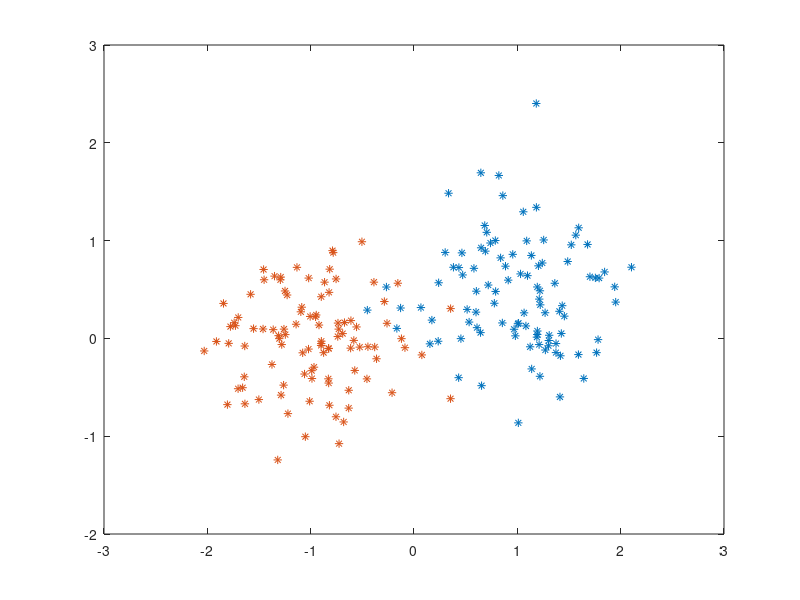

MATLAB code for this plot:
%generate data
classA(1,:) = randn(1,100).* 0.5 + 1.0;
classA(2,:) = randn(1,100).* 0.5 + 0.5;
classB(1,:) = randn(1,100).* 0.5 - 1.0;
classB(2,:) = randn(1,100).* 0.5 + 0.0;


global patterns targets
patterns = [classA, classB];
targets = [ones(1,100), ones(1,100) * (-1)];

permute = randperm(200);
patterns = patterns(:,permute);
targets = targets(:,permute);

plot(patterns(1, find(targets>0)), patterns(2,find(targets>0)),'*', ...
     patterns(1, find(targets<0)), patterns(2,find(targets<0)),'*');
 

     
    


